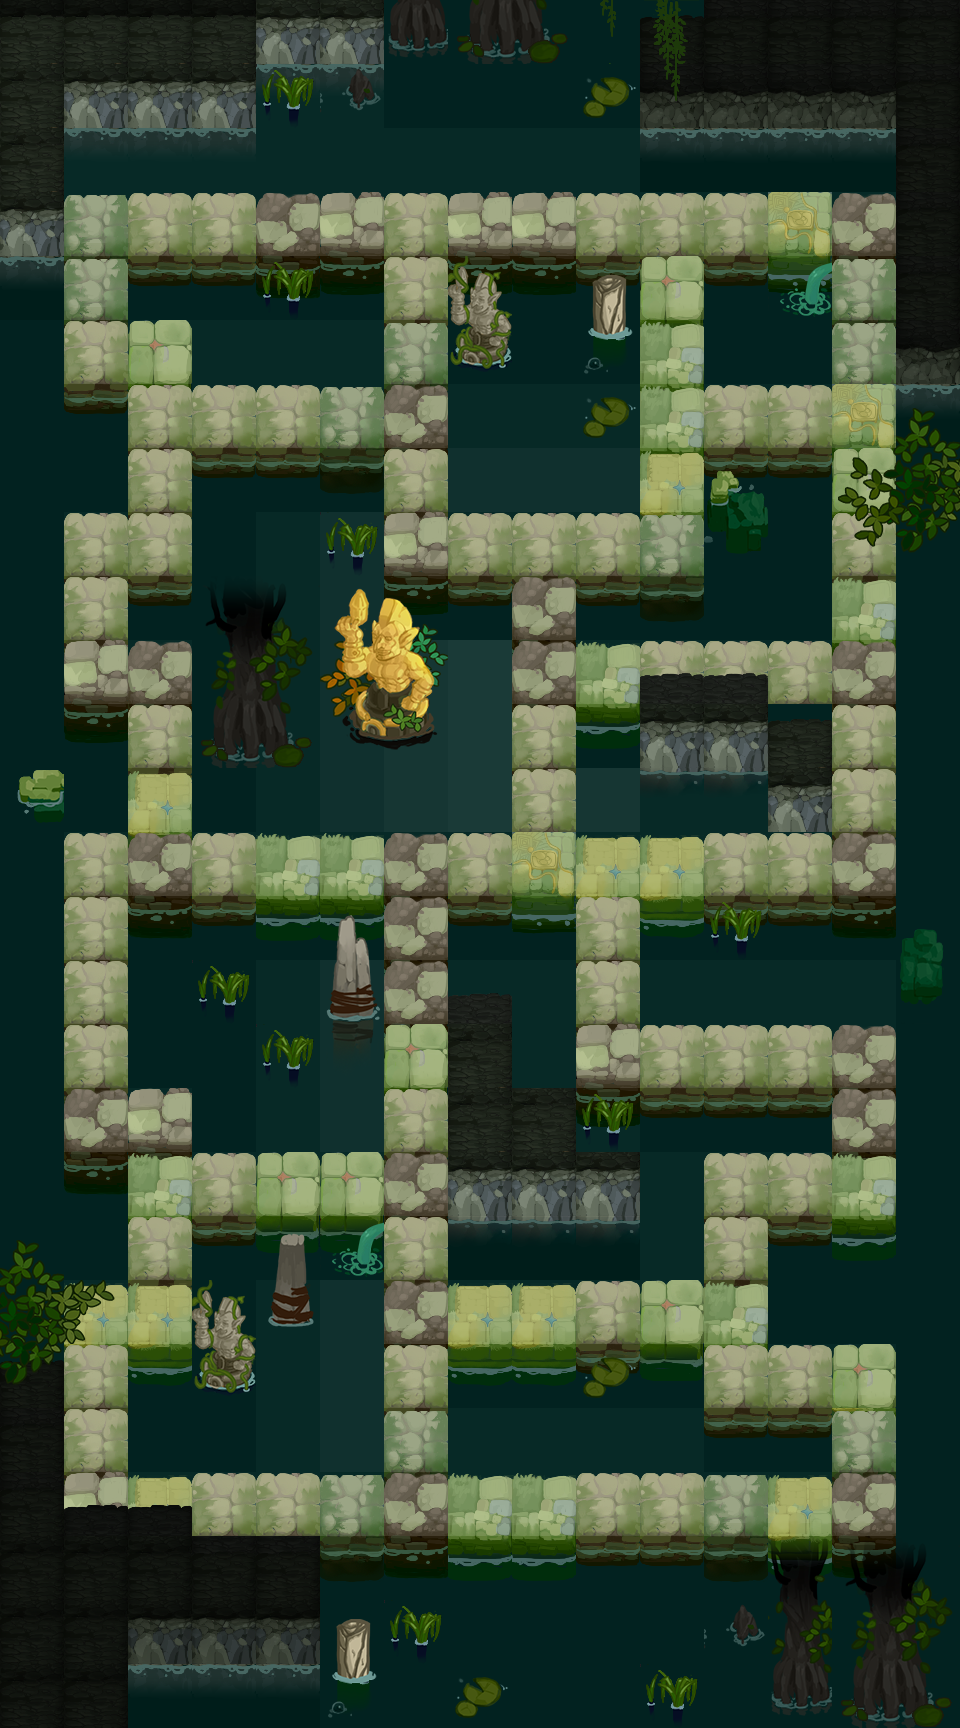

This game map was drawn from its Tiled (.tmx) file and the tilesets committed beside it. A one-line description and the trimmed map source follow:
An orthogonal 15x27 tile map with 64x64 px tiles, 7 tile layers (background, background_top, block, block_top, ...), 4 tilesets and 8 objects (5x monster, move_3, move_2, move_1).

<map version="1.2" tiledversion="1.2.2" orientation="orthogonal" renderorder="left-down" width="15" height="27" tilewidth="64" tileheight="64" infinite="0" nextlayerid="52" nextobjectid="212">
 <tileset firstgid="1" name="ruins_block_1" tilewidth="64" tileheight="64" tilecount="64" columns="8">
  <image source="img/ruins_block_1.png" width="512" height="512" />
 </tileset>
 <tileset firstgid="65" name="diamond" tilewidth="64" tileheight="64" tilecount="64" columns="8">
  <image source="img/diamond.png" width="512" height="512" />
 </tileset>
 <tileset firstgid="129" name="ruins_bg_1" tilewidth="64" tileheight="64" tilecount="64" columns="8">
  <image source="img/ruins_bg_1.png" width="512" height="512" />
 </tileset>
 <tileset firstgid="193" name="ruins_top_1" tilewidth="64" tileheight="64" tilecount="64" columns="8">
  <image source="img/ruins_top_1.png" width="512" height="512" />
 </tileset>
 <layer id="43" name="background" width="15" height="27">
  <data>[405 cells, 405 non-empty, 9 distinct tile ids]</data>
 </layer>
 <layer id="51" name="background_top" width="15" height="27">
  <data>[405 cells, 130 non-empty, 8 distinct tile ids]</data>
 </layer>
 <layer id="44" name="block" width="15" height="27">
  <data>[405 cells, 275 non-empty, 13 distinct tile ids]</data>
 </layer>
 <layer id="50" name="block_top" width="15" height="27">
  <data>[405 cells, 90 non-empty, 11 distinct tile ids]</data>
 </layer>
 <layer id="45" name="diamond" width="15" height="27">
  <data>[405 cells, 59 non-empty, 1 distinct tile ids]</data>
 </layer>
 <objectgroup color="#ffaaff" id="46" name="trigger" visible="0" />
 <objectgroup color="#ff0000" id="47" name="monster">
  <object id="205" name="monster" x="192" y="832" width="64" height="64">
   <properties>
    <property name="Direction_Arr" value="0" />
    <property name="ID_Arr" value="102" />
    <property name="Interval" type="int" value="5000" />
    <property name="Move_Arr" value="0" />
    <property name="Order" type="int" value="1" />
    <property name="Time" type="int" value="0" />
   </properties>
  </object>
  <object id="207" name="monster" x="256" y="384" width="64" height="64">
   <properties>
    <property name="Direction_Arr" value="0" />
    <property name="ID_Arr" value="801" />
    <property name="Interval" type="int" value="5000" />
    <property name="Move_Arr" value="0" />
    <property name="Order" type="int" value="1" />
    <property name="Time" type="int" value="0" />
   </properties>
  </object>
  <object id="209" name="monster" x="448" y="192" width="64" height="64">
   <properties>
    <property name="Direction_Arr" value="0" />
    <property name="ID_Arr" value="102" />
    <property name="Interval" type="int" value="5000" />
    <property name="Move_Arr" value="0" />
    <property name="Order" type="int" value="1" />
    <property name="Time" type="int" value="0" />
   </properties>
  </object>
  <object id="210" name="monster" x="832" y="448" width="64" height="64">
   <properties>
    <property name="Direction_Arr" value="0" />
    <property name="ID_Arr" value="102" />
    <property name="Interval" type="int" value="5000" />
    <property name="Move_Arr" value="0" />
    <property name="Order" type="int" value="1" />
    <property name="Time" type="int" value="0" />
   </properties>
  </object>
  <object id="211" name="monster" x="704" y="640" width="64" height="64">
   <properties>
    <property name="Direction_Arr" value="0" />
    <property name="ID_Arr" value="102" />
    <property name="Interval" type="int" value="5000" />
    <property name="Move_Arr" value="0" />
    <property name="Order" type="int" value="1" />
    <property name="Time" type="int" value="0" />
   </properties>
  </object>
 </objectgroup>
 <objectgroup color="#00ff00" id="48" name="player">
  <object id="110" name="move_3" x="576" y="1472" width="64" height="64" />
  <object id="109" name="move_2" x="576" y="1472" width="64" height="64" />
  <object id="107" name="move_1" x="576" y="1472" width="64" height="64" />
 </objectgroup>
 <layer id="49" name="all_top_1" width="15" height="27">
  <data>[405 cells, 75 non-empty, 44 distinct tile ids]</data>
 </layer>
 <layer id="52" name="all_top_2" width="15" height="27">
  <data>[405 cells, 0 non-empty, 0 distinct tile ids]</data>
 </layer>
</map>
